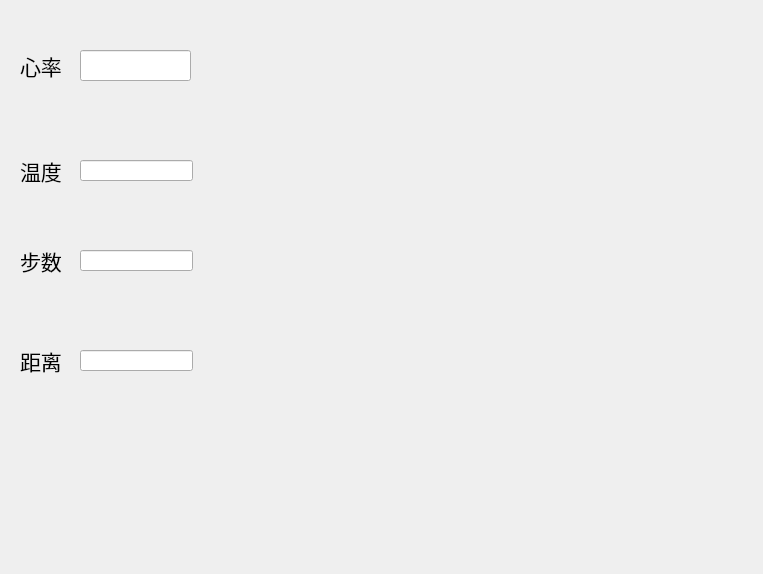
<?xml version="1.0" encoding="UTF-8"?>
<ui version="4.0">
 <class>Form</class>
 <widget class="QWidget" name="Form">
  <property name="geometry">
   <rect>
    <x>0</x>
    <y>0</y>
    <width>763</width>
    <height>574</height>
   </rect>
  </property>
  <property name="windowTitle">
   <string>Form</string>
  </property>
  <widget class="QLineEdit" name="lineEdit">
   <property name="geometry">
    <rect>
     <x>80</x>
     <y>50</y>
     <width>111</width>
     <height>31</height>
    </rect>
   </property>
  </widget>
  <widget class="QLabel" name="label">
   <property name="geometry">
    <rect>
     <x>20</x>
     <y>50</y>
     <width>51</width>
     <height>31</height>
    </rect>
   </property>
   <property name="font">
    <font>
     <pointsize>16</pointsize>
    </font>
   </property>
   <property name="text">
    <string>心率</string>
   </property>
  </widget>
  <widget class="QLabel" name="label_2">
   <property name="geometry">
    <rect>
     <x>20</x>
     <y>150</y>
     <width>91</width>
     <height>41</height>
    </rect>
   </property>
   <property name="font">
    <font>
     <pointsize>16</pointsize>
    </font>
   </property>
   <property name="text">
    <string>温度</string>
   </property>
  </widget>
  <widget class="QLabel" name="label_3">
   <property name="geometry">
    <rect>
     <x>20</x>
     <y>240</y>
     <width>81</width>
     <height>41</height>
    </rect>
   </property>
   <property name="font">
    <font>
     <pointsize>16</pointsize>
    </font>
   </property>
   <property name="text">
    <string>步数</string>
   </property>
  </widget>
  <widget class="QLabel" name="label_4">
   <property name="geometry">
    <rect>
     <x>20</x>
     <y>340</y>
     <width>91</width>
     <height>41</height>
    </rect>
   </property>
   <property name="font">
    <font>
     <pointsize>16</pointsize>
    </font>
   </property>
   <property name="text">
    <string>距离</string>
   </property>
  </widget>
  <widget class="QLineEdit" name="lineEdit_2">
   <property name="geometry">
    <rect>
     <x>80</x>
     <y>160</y>
     <width>113</width>
     <height>21</height>
    </rect>
   </property>
  </widget>
  <widget class="QLineEdit" name="lineEdit_3">
   <property name="geometry">
    <rect>
     <x>80</x>
     <y>250</y>
     <width>113</width>
     <height>21</height>
    </rect>
   </property>
  </widget>
  <widget class="QLineEdit" name="lineEdit_4">
   <property name="geometry">
    <rect>
     <x>80</x>
     <y>350</y>
     <width>113</width>
     <height>21</height>
    </rect>
   </property>
  </widget>
 </widget>
 <resources/>
 <connections/>
</ui>
